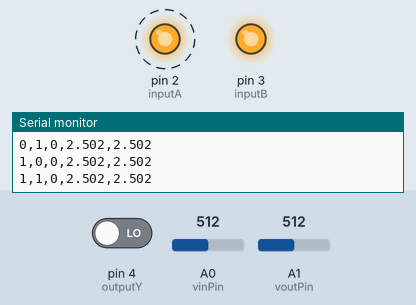
This sketch was run on a simulated Arduino Uno, built with avr-gcc and run on an emulated ATmega328P. On the bench: output pins drawn as LEDs (lit = HIGH), the last lines printed to the serial monitor. Dashed ring = blinking. The inputs (shaded band) are chosen by the test bench; at power-on: pin 4 (outputY) LOW, A0 (vinPin) = 512, A1 (voutPin) = 512.

Above: at 0.8 s.
At 3.06 s:
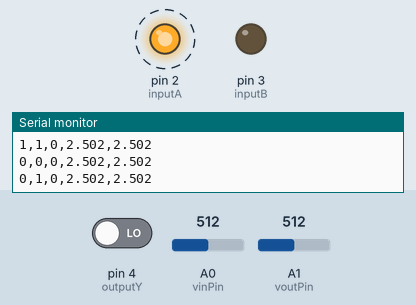
Timing chart, 0 to 3.4 s (numbered marks = the images above):
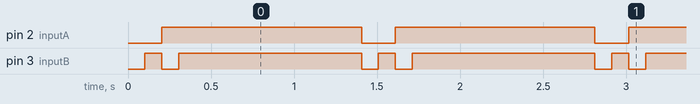

The sketch:

counterfeit_detector.ino
```cpp
const int inputA = 2;
const int inputB = 3;
const int outputY = 4;

const int vinPin = A0;
const int voutPin = A1;

void setupPins();
void performTest();
void transmitData(int A, int B, int logicOut, float vin, float vout);

void setup() {

  Serial.begin(9600);

  setupPins();

  Serial.println("iSEE Counterfeit Detection System");
}

void loop() {

  performTest();

  delay(1000);

}

void setupPins() {

  pinMode(inputA, OUTPUT);
  pinMode(inputB, OUTPUT);

  pinMode(outputY, INPUT);

}

void performTest() {

  for(int A = 0; A <= 1; A++){

    for(int B = 0; B <= 1; B++){

      digitalWrite(inputA, A);

      digitalWrite(inputB, B);

      delay(100);

      int logicOut = digitalRead(outputY);

      float vin =
      analogRead(vinPin) * (5.0 / 1023.0);

      float vout =
      analogRead(voutPin) * (5.0 / 1023.0);

      transmitData(A, B, logicOut, vin, vout);

    }

  }

}

void transmitData(int A, int B, int logicOut,
                  float vin, float vout){

  Serial.print(A);
  Serial.print(",");

  Serial.print(B);
  Serial.print(",");

  Serial.print(logicOut);
  Serial.print(",");

  Serial.print(vin,3);
  Serial.print(",");

  Serial.println(vout,3);

}
```

Measured:
- by itself, pin 2 (inputA): alternates HIGH for 1.2 s and LOW for 0.20 s
- by itself, pin 3 (inputB): repeats every 1.4 s: LOW 0.10 s, HIGH 1.1 s, LOW 0.10 s, HIGH 0.10 s
- by itself, everything shown: repeats every 1.4 s, in 4 steps
